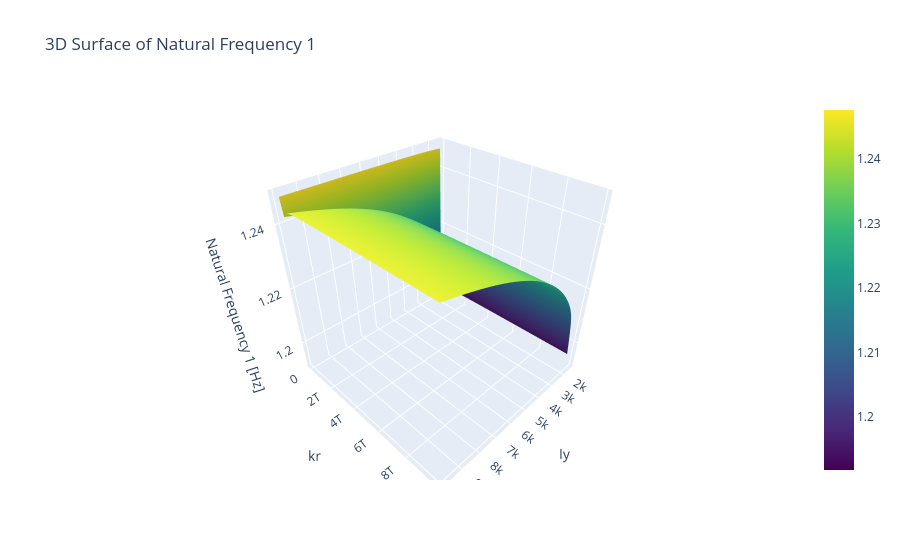
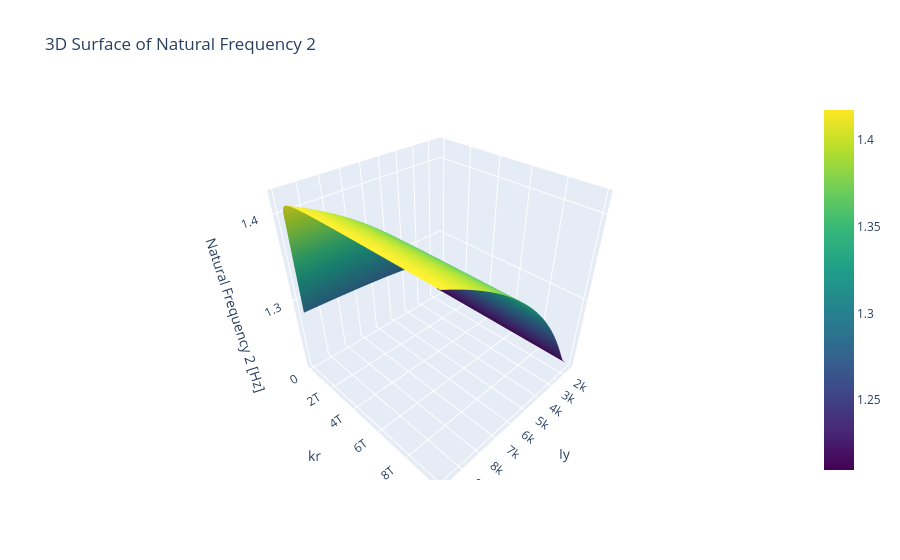
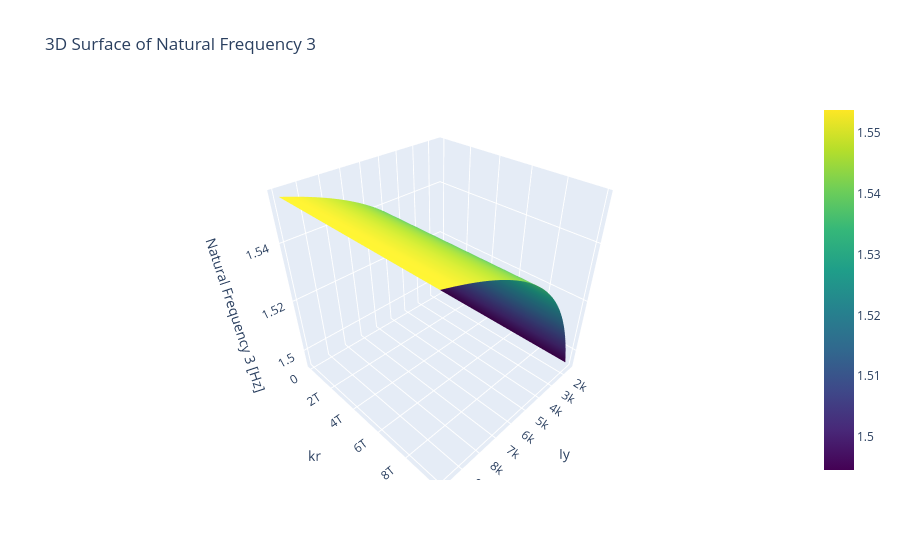
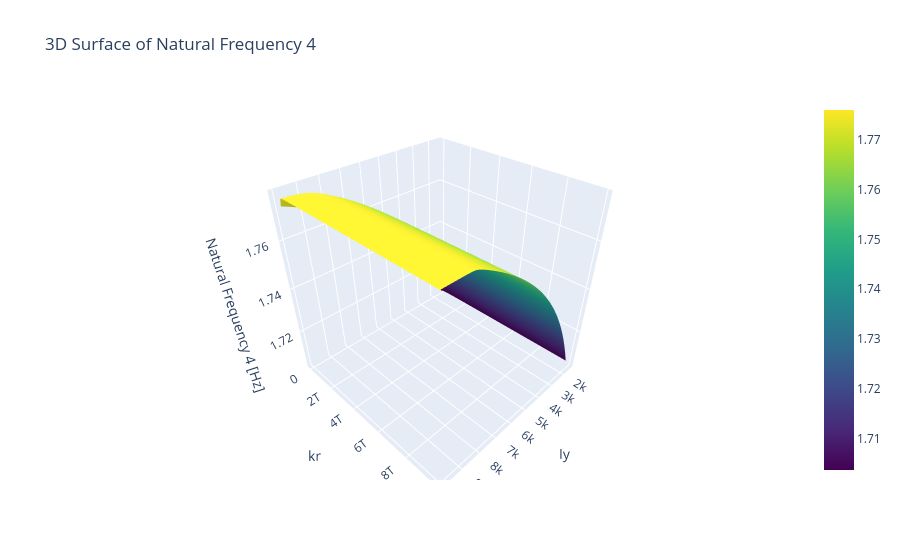

Notebook code cell kept with these figures, in order:
### Code cell
freqs_to_plot = 4  # Choose how many natural frequencies to plot
KF, IY = np.meshgrid(k_fender, Iy, indexing='ij')

for freq_idx in range(min(freqs_to_plot, param_space.shape[2])):
    freq_data = param_space[:, :, freq_idx]
    
    # 2D Color Map
    plt.figure(figsize=(8, 6))
    plt.imshow(freq_data, origin='lower',
               extent=[Iy.min(), Iy.max(), k_fender.min(), k_fender.max()],
               aspect='auto')
    plt.colorbar(label=f"Natural Frequency {freq_idx + 1} [Hz]")
    plt.xlabel("Iy")
    plt.ylabel("kr")
    plt.title(f"2D Color Map of Natural Frequency {freq_idx + 1}")
    plt.show()
    
    # 3D Surface Plot
    fig = go.Figure(data=[go.Surface(z=freq_data, x=IY, y=KF, colorscale='Viridis')])
    fig.update_layout(
        title=f'3D Surface of Natural Frequency {freq_idx + 1}',
        scene=dict(
            xaxis_title='Iy',
            yaxis_title='kr',
            zaxis_title=f'Natural Frequency {freq_idx + 1} [Hz]'
        ),
        autosize=True
    )
    fig.show()

### Figure 1 — Plotly figure (JSON) as saved in the notebook; plotly's stock layout.template omitted (floating-point values rounded to 4 significant figures; data arrays with more than 128 entries replaced by an {"elided": "..."} marker saying what was removed)
{"data": [{"colorscale": [[0, "#440154"], [0.1111, "#482878"], [0.2222, "#3e4989"], [0.3333, "#31688e"], [0.4444, "#26828e"], [0.5556, "#1f9e89"], [0.6667, "#35b779"], [0.7778, "#6ece58"], [0.8889, "#b5de2b"], [1, "#fde725"]], "type": "surface", "x": {"elided": "100x100 float values"}, "y": {"elided": "100x100 float values"}, "z": {"elided": "100x100 float values"}}], "layout": {"autosize": true, "scene": {"xaxis": {"title": {"text": "Iy"}}, "yaxis": {"title": {"text": "kr"}}, "zaxis": {"title": {"text": "Natural Frequency 1 [Hz]"}}}, "title": {"text": "3D Surface of Natural Frequency 1"}}}

### Figure 2 — Plotly figure (JSON) as saved in the notebook; plotly's stock layout.template omitted (floating-point values rounded to 4 significant figures; data arrays with more than 128 entries replaced by an {"elided": "..."} marker saying what was removed)
{"data": [{"colorscale": [[0, "#440154"], [0.1111, "#482878"], [0.2222, "#3e4989"], [0.3333, "#31688e"], [0.4444, "#26828e"], [0.5556, "#1f9e89"], [0.6667, "#35b779"], [0.7778, "#6ece58"], [0.8889, "#b5de2b"], [1, "#fde725"]], "type": "surface", "x": {"elided": "100x100 float values"}, "y": {"elided": "100x100 float values"}, "z": {"elided": "100x100 float values"}}], "layout": {"autosize": true, "scene": {"xaxis": {"title": {"text": "Iy"}}, "yaxis": {"title": {"text": "kr"}}, "zaxis": {"title": {"text": "Natural Frequency 2 [Hz]"}}}, "title": {"text": "3D Surface of Natural Frequency 2"}}}

### Figure 3 — Plotly figure (JSON) as saved in the notebook; plotly's stock layout.template omitted (floating-point values rounded to 4 significant figures; data arrays with more than 128 entries replaced by an {"elided": "..."} marker saying what was removed)
{"data": [{"colorscale": [[0, "#440154"], [0.1111, "#482878"], [0.2222, "#3e4989"], [0.3333, "#31688e"], [0.4444, "#26828e"], [0.5556, "#1f9e89"], [0.6667, "#35b779"], [0.7778, "#6ece58"], [0.8889, "#b5de2b"], [1, "#fde725"]], "type": "surface", "x": {"elided": "100x100 float values"}, "y": {"elided": "100x100 float values"}, "z": {"elided": "100x100 float values"}}], "layout": {"autosize": true, "scene": {"xaxis": {"title": {"text": "Iy"}}, "yaxis": {"title": {"text": "kr"}}, "zaxis": {"title": {"text": "Natural Frequency 3 [Hz]"}}}, "title": {"text": "3D Surface of Natural Frequency 3"}}}

### Figure 4 — Plotly figure (JSON) as saved in the notebook; plotly's stock layout.template omitted (floating-point values rounded to 4 significant figures; data arrays with more than 128 entries replaced by an {"elided": "..."} marker saying what was removed)
{"data": [{"colorscale": [[0, "#440154"], [0.1111, "#482878"], [0.2222, "#3e4989"], [0.3333, "#31688e"], [0.4444, "#26828e"], [0.5556, "#1f9e89"], [0.6667, "#35b779"], [0.7778, "#6ece58"], [0.8889, "#b5de2b"], [1, "#fde725"]], "type": "surface", "x": {"elided": "100x100 float values"}, "y": {"elided": "100x100 float values"}, "z": {"elided": "100x100 float values"}}], "layout": {"autosize": true, "scene": {"xaxis": {"title": {"text": "Iy"}}, "yaxis": {"title": {"text": "kr"}}, "zaxis": {"title": {"text": "Natural Frequency 4 [Hz]"}}}, "title": {"text": "3D Surface of Natural Frequency 4"}}}
